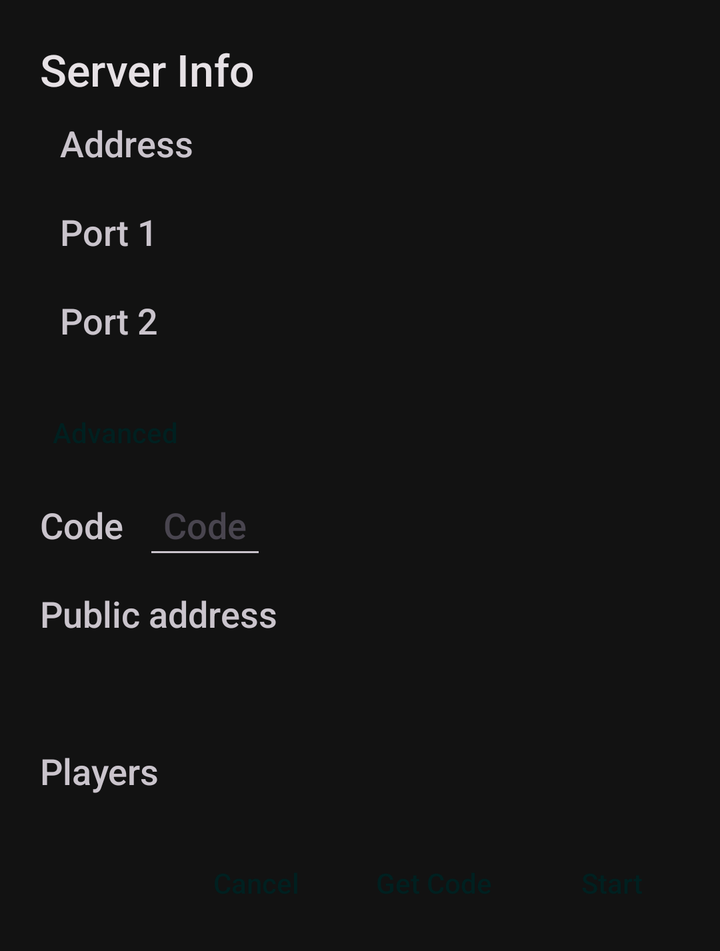
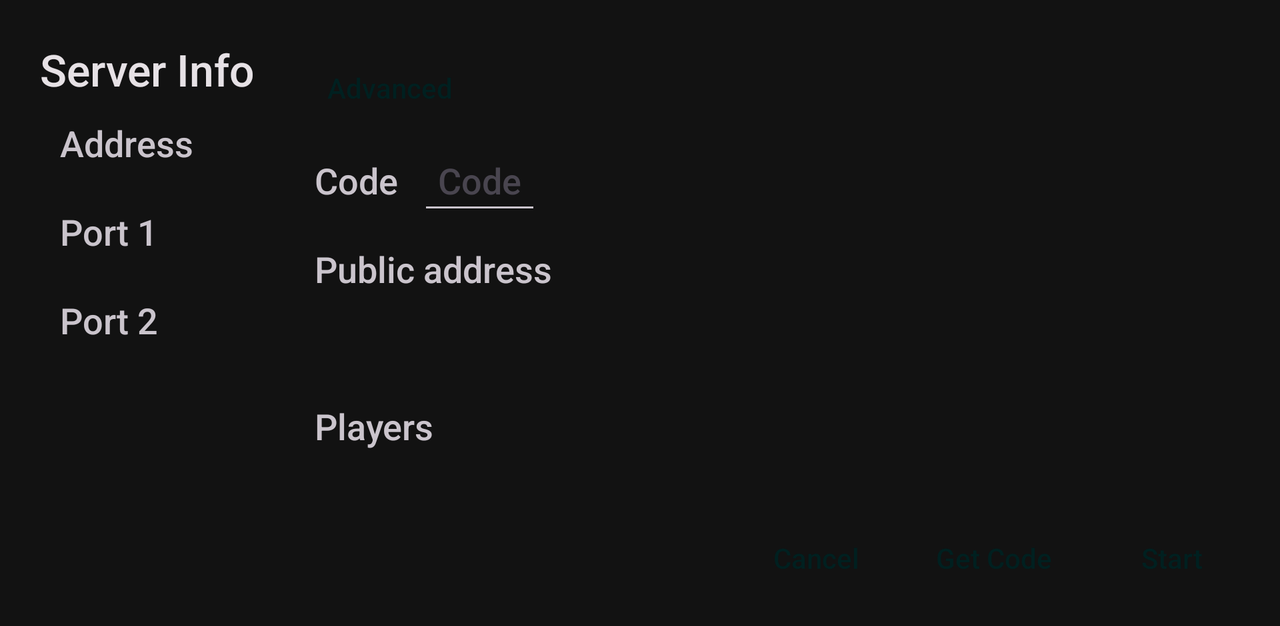

One screen, two layout resources from the same app: the default and the repository's alternative for another configuration. Each is rendered where Android would select it; the XML of both is given below.
<!-- AndroidManifest.xml: application theme appTheme -->
<!-- res/layout/netplay_server_setup_dialog.xml -->
<?xml version="1.0" encoding="utf-8"?>
<LinearLayout xmlns:android="http://schemas.android.com/apk/res/android"
    android:id="@+id/Layout1"
    android:layout_width="wrap_content"
    android:layout_height="wrap_content"
    android:orientation="vertical" >

    <RelativeLayout
        android:layout_width="match_parent"
        android:layout_height="wrap_content"
        android:layout_weight="1"
        android:layout_margin="10dp"
        android:orientation="vertical">

        <LinearLayout
            android:id="@+id/serverLayout"
            android:layout_width="wrap_content"
            android:layout_height="wrap_content"
            android:layout_margin="10dp"
            android:layout_alignParentStart="true"
            android:orientation="vertical">

            <TextView
                android:id="@+id/textServer"
                android:layout_width="wrap_content"
                android:layout_height="wrap_content"
                android:layout_weight="0"
                android:layout_margin="0dp"
                android:textAppearance="?android:attr/textAppearanceLarge"
                android:text="@string/netplayServerInfo_title" />

            <RelativeLayout
                android:id="@+id/serverAddress"
                android:layout_width="wrap_content"
                android:layout_height="wrap_content"
                android:layout_weight="1"
                android:layout_margin="10dp"
                android:orientation="horizontal">
                <TextView
                    android:id="@+id/textIpView"
                    android:layout_width="wrap_content"
                    android:layout_height="wrap_content"
                    android:layout_alignParentStart="true"
                    android:textAppearance="?android:attr/textAppearanceMedium"
                    android:text="@string/netplay_hostAddress" />
                <TextView
                    android:id="@+id/textHostAddress"
                    android:layout_width="wrap_content"
                    android:layout_height="wrap_content"
                    android:layout_marginStart="5dp"
                    android:layout_toEndOf="@id/textIpView"
                    android:textAppearance="?android:attr/textAppearanceMedium" />
            </RelativeLayout>

            <RelativeLayout
                android:id="@+id/serverPort1"
                android:layout_width="wrap_content"
                android:layout_height="wrap_content"
                android:layout_margin="10dp"
                android:orientation="horizontal">
                <TextView
                    android:id="@+id/textPort1View"
                    android:layout_width="wrap_content"
                    android:layout_height="wrap_content"
                    android:layout_alignParentStart="true"
                    android:textAppearance="?android:attr/textAppearanceMedium"
                    android:text="@string/netplay_hostPort1" />
                <TextView
                    android:id="@+id/textPort1"
                    android:layout_width="wrap_content"
                    android:layout_height="wrap_content"
                    android:layout_marginStart="5dp"
                    android:layout_toEndOf="@id/textPort1View"
                    android:textAppearance="?android:attr/textAppearanceMedium" />
            </RelativeLayout>

            <RelativeLayout
                android:id="@+id/serverPort2"
                android:layout_width="wrap_content"
                android:layout_height="wrap_content"
                android:layout_margin="10dp"
                android:orientation="horizontal">
                <TextView
                    android:id="@+id/textPort2View"
                    android:layout_width="wrap_content"
                    android:layout_height="wrap_content"
                    android:layout_alignParentStart="true"
                    android:textAppearance="?android:attr/textAppearanceMedium"
                    android:text="@string/netplay_hostPort2" />
                <TextView
                    android:id="@+id/textPort2"
                    android:layout_width="wrap_content"
                    android:layout_height="wrap_content"
                    android:layout_marginStart="5dp"
                    android:layout_toEndOf="@id/textPort2View"
                    android:textAppearance="?android:attr/textAppearanceMedium" />
            </RelativeLayout>
        </LinearLayout>

        <Button
            android:id="@+id/buttonAdvanced"
            style="?android:attr/borderlessButtonStyle"
            android:layout_width="wrap_content"
            android:layout_height="wrap_content"
            android:layout_below="@id/serverLayout"
            android:text="@string/netplay_advanced" />

        <RelativeLayout
            android:id="@+id/codeLayout"
            android:layout_width="wrap_content"
            android:layout_height="wrap_content"
            android:layout_below="@id/buttonAdvanced"
            android:orientation="horizontal">
            <TextView
                android:id="@+id/textCodeTitle"
                android:layout_width="wrap_content"
                android:layout_height="wrap_content"
                android:layout_alignParentStart="true"
                android:layout_margin="10dp"
                android:textAppearance="?android:attr/textAppearanceMedium"
                android:text="@string/netplay_code" />
            <EditText
                android:id="@+id/textCodeValue"
                android:layout_width="wrap_content"
                android:layout_height="wrap_content"
                android:padding="10dp"
                android:layout_toEndOf="@id/textCodeTitle"
                android:textAppearance="?android:attr/textAppearanceMedium"
                android:inputType="none"
                android:textIsSelectable="true"
                android:hint="@string/netplay_code" />
            <TextView
                android:id="@+id/textCodeAddressTitle"
                android:layout_width="wrap_content"
                android:layout_height="wrap_content"
                android:layout_below="@id/textCodeValue"
                android:layout_alignParentStart="true"
                android:layout_margin="10dp"
                android:textAppearance="?android:attr/textAppearanceMedium"
                android:text="@string/netplay_publicAddress" />
            <TextView
                android:id="@+id/textCodeAddress"
                android:layout_width="wrap_content"
                android:layout_height="wrap_content"
                android:padding="10dp"
                android:layout_below="@id/textCodeValue"
                android:layout_toEndOf="@id/textCodeAddressTitle"
                android:textAppearance="?android:attr/textAppearanceMedium"
                android:textIsSelectable="true" />
        </RelativeLayout>

        <TextView
            android:id="@+id/textCodeMessage"
            android:layout_width="wrap_content"
            android:layout_height="wrap_content"
            android:layout_below="@id/codeLayout"
            android:layout_margin="10dp"
            android:textAppearance="?android:attr/textAppearanceMedium" />

        <LinearLayout
            android:layout_width="wrap_content"
            android:layout_height="wrap_content"
            android:layout_below="@id/textCodeMessage"
            android:orientation="vertical" >

            <TextView
                android:id="@+id/textPlayers"
                android:layout_width="wrap_content"
                android:layout_height="wrap_content"
                android:layout_weight="0"
                android:layout_marginStart="10dp"
                android:textAppearance="?android:attr/textAppearanceMedium"
                android:text="@string/netplayPlayers_title" />

            <ListView android:id="@+id/clientList"
                android:layout_width="wrap_content"
                android:layout_height="wrap_content"
                android:layout_gravity="bottom"
                android:layout_weight="1"
                android:longClickable="false" />
        </LinearLayout>
    </RelativeLayout>

    <RelativeLayout
        android:id="@+id/buttonsLayout"
        android:layout_width="match_parent"
        android:layout_height="wrap_content"
        android:layout_weight="0"
        android:layout_margin="10dp"
        android:orientation="horizontal">

        <Button
            android:id="@+id/buttonCancel"
            style="?android:attr/borderlessButtonStyle"
            android:layout_width="wrap_content"
            android:layout_height="wrap_content"
            android:layout_toStartOf="@id/buttonGetCode"
            android:text="@android:string/cancel" />

        <Button
            android:id="@+id/buttonGetCode"
            style="?android:attr/borderlessButtonStyle"
            android:layout_width="wrap_content"
            android:layout_height="wrap_content"
            android:layout_toStartOf="@id/buttonStart"
            android:text="@string/netplay_getCode" />

        <Button
            android:id="@+id/buttonStart"
            style="?android:attr/borderlessButtonStyle"
            android:layout_width="wrap_content"
            android:layout_height="wrap_content"
            android:layout_gravity="end"
            android:layout_alignParentEnd="true"
            android:text="@string/startNetplay_title" />

    </RelativeLayout>
</LinearLayout>
<!-- resources referenced by this layout -->
<resources>
  <string name="netplayPlayers_title">Players</string>
  <string name="netplayServerInfo_title">Server Info</string>
  <string name="netplay_advanced">Advanced</string>
  <string name="netplay_code">Code</string>
  <string name="netplay_getCode">Get Code</string>
  <string name="netplay_hostAddress">Address</string>
  <string name="netplay_hostPort1">Port 1</string>
  <string name="netplay_hostPort2">Port 2</string>
  <string name="netplay_publicAddress">Public address</string>
  <string name="startNetplay_title">Start</string>
  <style name="appTheme" parent="Theme.Mupen64PlusAE">
          <item name="android:windowTranslucentStatus">true</item>
          <item name="android:windowTranslucentNavigation">true</item>
      </style>
  <color name="m3_primary">#00DFDF</color>
  <color name="m3_on_primary">#002020</color>
  <color name="m3_primary_container">#003636</color>
  <color name="m3_on_primary_container">#A0F0F0</color>
  <color name="m3_secondary">#7CC4C4</color>
  <color name="m3_on_secondary">#001F1F</color>
  <color name="m3_secondary_container">#1A3A3A</color>
  <color name="m3_on_secondary_container">#C8F0F0</color>
  <color name="m3_tertiary">#C8E6E6</color>
  <color name="m3_on_tertiary">#001E1E</color>
  <color name="m3_tertiary_container">#003535</color>
  <color name="m3_on_tertiary_container">#D0F0F0</color>
  <color name="m3_error">#F2B8B5</color>
  <color name="m3_on_error">#601410</color>
  <color name="m3_error_container">#8C1D18</color>
  <color name="m3_on_error_container">#F9DEDC</color>
  <color name="m3_on_background">#E6E1E5</color>
  <color name="m3_surface">#1E1E1E</color>
  <color name="m3_on_surface">#E6E1E5</color>
  <color name="m3_surface_variant">#2A2A2A</color>
  <color name="m3_on_surface_variant">#CAC4CC</color>
  <color name="m3_outline">#79747E</color>
  <color name="m3_outline_variant">#49454F</color>
  <color name="m3_background">#121212</color>
  <style name="ShapeAppearance.Mupen64PlusAE.SmallComponent" parent="ShapeAppearance.MaterialComponents.SmallComponent">
          <item name="cornerFamily">rounded</item>
          <item name="cornerSize">12dp</item>
      </style>
  <style name="ShapeAppearance.Mupen64PlusAE.LargeComponent" parent="ShapeAppearance.MaterialComponents.LargeComponent">
          <item name="cornerFamily">rounded</item>
          <item name="cornerSize">24dp</item>
      </style>
  <style name="Theme.Mupen64PlusAE.BottomSheetDialog" parent="ThemeOverlay.MaterialComponents.BottomSheetDialog">
          <item name="bottomSheetStyle">@style/Widget.Mupen64PlusAE.BottomSheet</item>
      </style>
  <style name="Widget.Mupen64PlusAE.CheckBox" parent="Widget.MaterialComponents.CompoundButton.CheckBox">
          <item name="buttonTint">@color/checkbox_button_tint</item>
      </style>
  <style name="Widget.Mupen64PlusAE.RadioButton" parent="Widget.MaterialComponents.CompoundButton.RadioButton">
          <item name="buttonTint">@color/radio_button_tint</item>
      </style>
  <style name="TextAppearance.Mupen64PlusAE.Button" parent="TextAppearance.MaterialComponents.Button">
          <item name="android:letterSpacing">0.02</item>
          <item name="android:fontWeight">500</item>
      </style>
  <color name="glass_highlight">#1AFFFFFF</color>
  <color name="glass_stroke_medium">#33FFFFFF</color>
  <color name="glass_bg_medium">#BF1E1E1E</color>
  <style name="Widget.Mupen64PlusAE.BottomSheet" parent="Widget.MaterialComponents.BottomSheet.Modal">
          <item name="android:background">@drawable/bg_frosted_glass_dialog</item>
      </style>
  <style name="ShapeAppearanceOverlay.Mupen64PlusAE.AlertDialog" parent="">
          <item name="cornerFamily">rounded</item>
          <item name="cornerSize">24dp</item>
      </style>
  <color name="glass_bg_strong">#E61A1A1A</color>
  <color name="glass_stroke_subtle">#1FFFFFFF</color>
  <string name="actionSearchRoms">Search ROMs</string>
  <color name="glass_bg_light">#99222222</color>
  <color name="glass_stroke_strong">#4DFFFFFF</color>
  <!-- some entries are left out for length -->
</resources>
<!-- res/layout-land/netplay_server_setup_dialog.xml (the repository's variant of the layout above) -->
<!-- drawn on the phone turned sideways -->
<?xml version="1.0" encoding="utf-8"?>
<LinearLayout xmlns:android="http://schemas.android.com/apk/res/android"
    android:id="@+id/Layout1"
    android:layout_width="wrap_content"
    android:layout_height="wrap_content"
    android:orientation="vertical" >

    <RelativeLayout
        android:layout_width="match_parent"
        android:layout_height="wrap_content"
        android:layout_weight="1"
        android:layout_margin="10dp"
        android:orientation="horizontal">

        <LinearLayout
            android:id="@+id/serverLayout"
            android:layout_width="wrap_content"
            android:layout_height="wrap_content"
            android:layout_margin="10dp"
            android:layout_alignParentStart="true"
            android:orientation="vertical">

            <TextView
                android:id="@+id/textServer"
                android:layout_width="wrap_content"
                android:layout_height="wrap_content"
                android:layout_weight="0"
                android:layout_margin="0dp"
                android:textAppearance="?android:attr/textAppearanceLarge"
                android:text="@string/netplayServerInfo_title" />

            <RelativeLayout
                android:id="@+id/serverAddress"
                android:layout_width="wrap_content"
                android:layout_height="wrap_content"
                android:layout_weight="1"
                android:layout_margin="10dp"
                android:orientation="horizontal">
                <TextView
                    android:id="@+id/textIpView"
                    android:layout_width="wrap_content"
                    android:layout_height="wrap_content"
                    android:layout_alignParentStart="true"
                    android:textAppearance="?android:attr/textAppearanceMedium"
                    android:text="@string/netplay_hostAddress" />
                <TextView
                    android:id="@+id/textHostAddress"
                    android:layout_width="wrap_content"
                    android:layout_height="wrap_content"
                    android:layout_marginStart="5dp"
                    android:layout_toEndOf="@id/textIpView"
                    android:textAppearance="?android:attr/textAppearanceMedium" />
            </RelativeLayout>

            <RelativeLayout
                android:id="@+id/serverPort1"
                android:layout_width="wrap_content"
                android:layout_height="wrap_content"
                android:layout_margin="10dp"
                android:orientation="horizontal">
                <TextView
                    android:id="@+id/textPort1View"
                    android:layout_width="wrap_content"
                    android:layout_height="wrap_content"
                    android:layout_alignParentStart="true"
                    android:textAppearance="?android:attr/textAppearanceMedium"
                    android:text="@string/netplay_hostPort1" />
                <TextView
                    android:id="@+id/textPort1"
                    android:layout_width="wrap_content"
                    android:layout_height="wrap_content"
                    android:layout_marginStart="5dp"
                    android:layout_toEndOf="@id/textPort1View"
                    android:textAppearance="?android:attr/textAppearanceMedium" />
            </RelativeLayout>

            <RelativeLayout
                android:id="@+id/serverPort2"
                android:layout_width="wrap_content"
                android:layout_height="wrap_content"
                android:layout_margin="10dp"
                android:orientation="horizontal">
                <TextView
                    android:id="@+id/textPort2View"
                    android:layout_width="wrap_content"
                    android:layout_height="wrap_content"
                    android:layout_alignParentStart="true"
                    android:textAppearance="?android:attr/textAppearanceMedium"
                    android:text="@string/netplay_hostPort2" />
                <TextView
                    android:id="@+id/textPort2"
                    android:layout_width="wrap_content"
                    android:layout_height="wrap_content"
                    android:layout_marginStart="5dp"
                    android:layout_toEndOf="@id/textPort2View"
                    android:textAppearance="?android:attr/textAppearanceMedium" />
            </RelativeLayout>
        </LinearLayout>

        <LinearLayout
            android:layout_width="wrap_content"
            android:layout_height="wrap_content"
            android:layout_margin="10dp"
            android:layout_toEndOf="@id/serverLayout"
            android:orientation="vertical" >

            <Button
                android:id="@+id/buttonAdvanced"
                style="?android:attr/borderlessButtonStyle"
                android:layout_width="wrap_content"
                android:layout_height="wrap_content"
                android:text="@string/netplay_advanced" />

            <RelativeLayout
                android:id="@+id/codeLayout"
                android:layout_width="wrap_content"
                android:layout_height="wrap_content"
                android:orientation="horizontal">
                <TextView
                    android:id="@+id/textCodeTitle"
                    android:layout_width="wrap_content"
                    android:layout_height="wrap_content"
                    android:layout_alignParentStart="true"
                    android:layout_margin="10dp"
                    android:textAppearance="?android:attr/textAppearanceMedium"
                    android:text="@string/netplay_code" />
                <EditText
                    android:id="@+id/textCodeValue"
                    android:layout_width="wrap_content"
                    android:layout_height="wrap_content"
                    android:padding="10dp"
                    android:layout_toEndOf="@id/textCodeTitle"
                    android:textAppearance="?android:attr/textAppearanceMedium"
                    android:inputType="none"
                    android:textIsSelectable="true"
                    android:hint="@string/netplay_code"/>
                <TextView
                    android:id="@+id/textCodeAddressTitle"
                    android:layout_width="wrap_content"
                    android:layout_height="wrap_content"
                    android:layout_below="@id/textCodeValue"
                    android:layout_alignParentStart="true"
                    android:layout_margin="10dp"
                    android:textAppearance="?android:attr/textAppearanceMedium"
                    android:text="@string/netplay_publicAddress" />
                <TextView
                    android:id="@+id/textCodeAddress"
                    android:layout_width="wrap_content"
                    android:layout_height="wrap_content"
                    android:padding="10dp"
                    android:layout_below="@id/textCodeValue"
                    android:layout_toEndOf="@id/textCodeAddressTitle"
                    android:textAppearance="?android:attr/textAppearanceMedium"
                    android:textIsSelectable="true" />
            </RelativeLayout>

            <TextView
                android:id="@+id/textCodeMessage"
                android:layout_width="wrap_content"
                android:layout_height="wrap_content"
                android:layout_margin="10dp"
                android:textAppearance="?android:attr/textAppearanceMedium" />

            <TextView
                android:id="@+id/textPlayers"
                android:layout_width="wrap_content"
                android:layout_height="wrap_content"
                android:layout_weight="0"
                android:layout_marginStart="10dp"
                android:textAppearance="?android:attr/textAppearanceMedium"
                android:text="@string/netplayPlayers_title" />

            <ListView android:id="@+id/clientList"
                android:layout_width="wrap_content"
                android:layout_height="wrap_content"
                android:layout_gravity="bottom"
                android:layout_weight="1"
                android:longClickable="false" />
        </LinearLayout>
    </RelativeLayout>

    <RelativeLayout
        android:id="@+id/buttonsLayout"
        android:layout_width="match_parent"
        android:layout_height="wrap_content"
        android:layout_weight="0"
        android:layout_margin="10dp"
        android:orientation="horizontal">

        <Button
            android:id="@+id/buttonCancel"
            style="?android:attr/borderlessButtonStyle"
            android:layout_width="wrap_content"
            android:layout_height="wrap_content"
            android:layout_toStartOf="@id/buttonGetCode"
            android:text="@android:string/cancel" />

        <Button
            android:id="@+id/buttonGetCode"
            style="?android:attr/borderlessButtonStyle"
            android:layout_width="wrap_content"
            android:layout_height="wrap_content"
            android:layout_toStartOf="@id/buttonStart"
            android:text="@string/netplay_getCode" />

        <Button
            android:id="@+id/buttonStart"
            style="?android:attr/borderlessButtonStyle"
            android:layout_width="wrap_content"
            android:layout_height="wrap_content"
            android:layout_gravity="end"
            android:layout_alignParentEnd="true"
            android:text="@string/startNetplay_title" />

    </RelativeLayout>
</LinearLayout>
